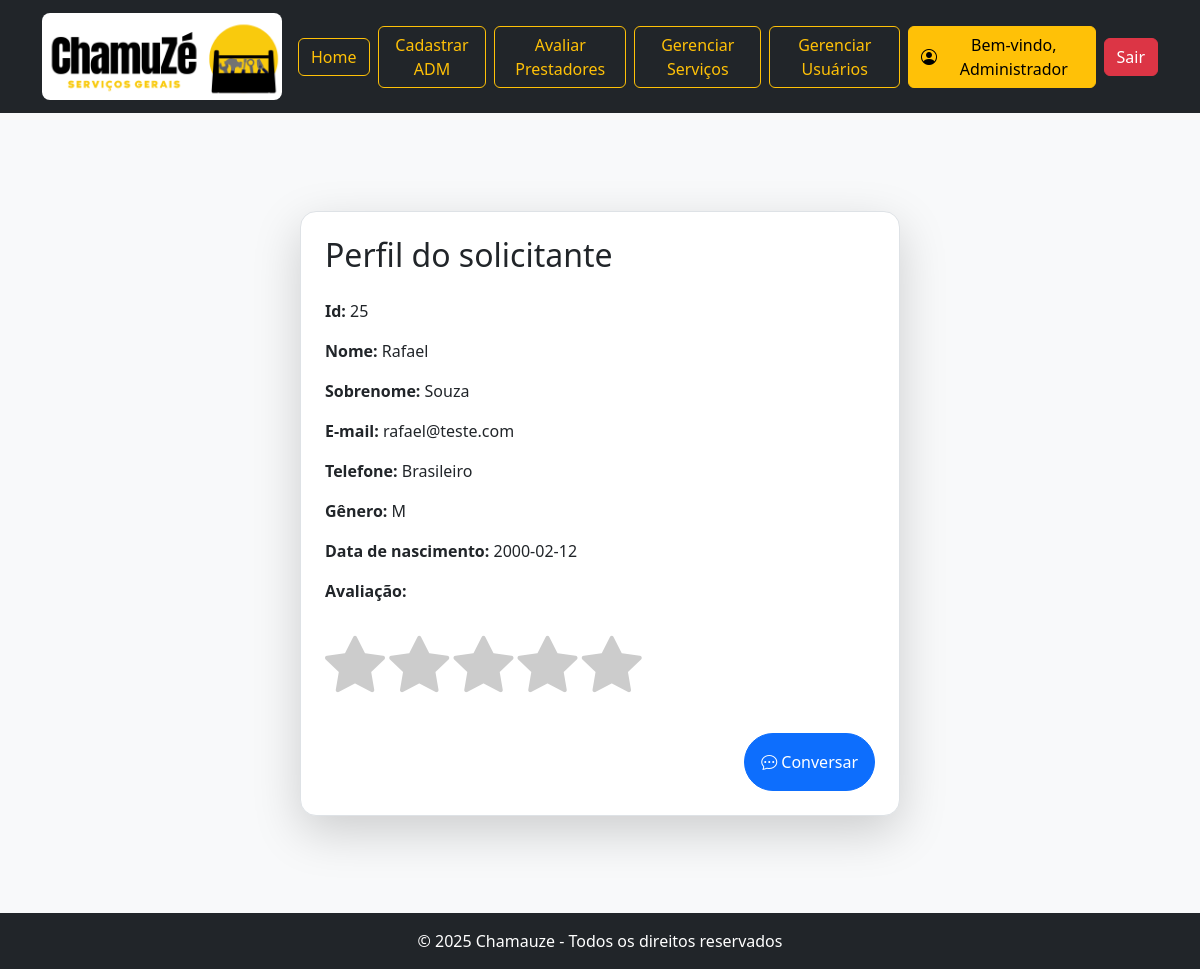
Screenshot of /solicitante/paginaSolicitante.php?id_solicitante=25 (signed in) with the database file from the repository.
### tables this page shows
CREATE TABLE `solicitante` (
  `id_solicitante` int(11) NOT NULL
);

CREATE TABLE `usuario` (
  `id_usuario` int(11) NOT NULL,
  `nome` varchar(100) NOT NULL,
  `sobrenome` varchar(150) NOT NULL,
  `email` varchar(150) NOT NULL,
  `senha` varchar(255) NOT NULL,
  `cpf` varchar(11) NOT NULL,
  `telefone` varchar(30) NOT NULL,
  `nacionalidade` varchar(50) NOT NULL,
  `data_nascimento` date NOT NULL,
  `nota_reputacao` decimal(3,2) NOT NULL,
  `genero` enum('F','M','O') NOT NULL,
  `tipo_perfil` enum('administrador','prestador','solicitante') NOT NULL
);

### helpers/biblioteca.php (called while the page is built, shortened)
<?php
$conexao = conectaDB();
function buscarSolicitanteNoBancoPeloId($id_solicitante){
    global $conexao;
    $sql = "SELECT * FROM usuario LEFT JOIN solicitante ON usuario.id_usuario = solicitante.id_solicitante WHERE id_usuario = ?";
    $stmt = $conexao->prepare($sql);
    $stmt->bind_param('i', $id_solicitante);
    $stmt->execute();
    $resultado = $stmt->get_result();
    return $resultado->fetch_assoc();
}
?>

### solicitante/paginaSolicitante.php (the view, shortened to what this page needs)
<?php
include "../helpers/biblioteca.php";
if (isset($_GET['id_solicitante'])) {
    $solicitante = buscarSolicitanteNoBancoPeloId($_GET['id_solicitante']);
}
?>
<!DOCTYPE html>
<html lang="pt-br">
<head>
    <link rel="stylesheet" href="../assets/css/estrelas.css">
    <link href="https://cdn.jsdelivr.net/npm/bootstrap@5.3.3/dist/css/bootstrap.min.css" rel="stylesheet">
    <link rel="stylesheet" href="../assets/css/estilo.css">
    <link rel="stylesheet" href="https://cdn.jsdelivr.net/npm/bootstrap-icons/font/bootstrap-icons.css">
</head>
<body>
    <main class="min-vh-100 d-flex align-items-center justify-content-center bg-light">
        <div class="col-md-6 shadow-lg p-4 bg-white rounded-4 border">
            <div class="d-flex align-items-center mb-4">
                <h2 class="m-0">Perfil do solicitante</h2>
            </div>
            <p><strong>Id:</strong> <?= $solicitante['id_solicitante'] ?></p>
            <p><strong>Nome:</strong> <?= $solicitante['nome'] ?></p>
            <p><strong>Sobrenome:</strong> <?= $solicitante['sobrenome'] ?></p>
            <p><strong>E-mail:</strong> <?= $solicitante['email'] ?></p>
            <p><strong>Telefone:</strong> <?= $solicitante['telefone'] ?></p>
            <p><strong>Gênero:</strong> <?= $solicitante['genero'] ?></p>
            <p><strong>Data de nascimento:</strong> <?= $solicitante['data_nascimento'] ?></p>
            <p><strong>Avaliação:</strong></p>
            <div>
                <?php
                if ($solicitante['nota_reputacao'] <= 0) {
                    echo "<div>
                    <i class='bi bi-star-fill estrela-avaliacao-vazia'></i>
                    <i class='bi bi-star-fill estrela-avaliacao-vazia'></i>
                    <i class='bi bi-star-fill estrela-avaliacao-vazia'></i>
                    <i class='bi bi-star-fill estrela-avaliacao-vazia'></i>
                    <i class='bi bi-star-fill estrela-avaliacao-vazia'></i>
                    </div>";
                } else if ($solicitante['nota_reputacao'] <= 1.5) {
                    echo "<div>
                    <i class='bi bi-star-fill estrela-avaliacao-preenchida'></i>
                    <i class='bi bi-star-fill estrela-avaliacao-vazia'></i>
                    <i class='bi bi-star-fill estrela-avaliacao-vazia'></i>
                    <i class='bi bi-star-fill estrela-avaliacao-vazia'></i>
                    <i class='bi bi-star-fill estrela-avaliacao-vazia'></i>
                    </div>";
                } else if ($solicitante['nota_reputacao'] <= 2.5) {
                    echo "<div>
                    <i class='bi bi-star-fill estrela-avaliacao-preenchida'></i>
                    <i class='bi bi-star-fill estrela-avaliacao-preenchida'></i>
                    <i class='bi bi-star-fill estrela-avaliacao-vazia'></i>
                    <i class='bi bi-star-fill estrela-avaliacao-vazia'></i>
                    <i class='bi bi-star-fill estrela-avaliacao-vazia'></i>
                    </div>";
                } else if ($solicitante['nota_reputacao'] <= 3.5) {
                    echo "<div>
                    <i class='bi bi-star-fill estrela-avaliacao-preenchida'></i>
                    <i class='bi bi-star-fill estrela-avaliacao-preenchida'></i>
                    <i class='bi bi-star-fill estrela-avaliacao-preenchida'></i>
                    <i class='bi bi-star-fill estrela-avaliacao-vazia'></i>
                    <i class='bi bi-star-fill estrela-avaliacao-vazia'></i>
                    </div>";
                } else if ($solicitante['nota_reputacao'] <= 4.5) {
                    echo "<div>
                    <i class='bi bi-star-fill estrela-avaliacao-preenchida'></i>
                    <i class='bi bi-star-fill estrela-avaliacao-preenchida'></i>
                    <i class='bi bi-star-fill estrela-avaliacao-preenchida'></i>
                    <i class='bi bi-star-fill estrela-avaliacao-preenchida'></i>
                    <i class='bi bi-star-fill estrela-avaliacao-vazia'></i>
                    </div>";
                }
                ?>
            </div>
            <form action="../config/chat.php" class="mt-4 text-end" method="GET">
                <button class="btn btn-primary rounded-pill p-3">
                    <i class="bi bi-chat-dots"></i> Conversar
                </button>
            </form>
        </div>
    </main>
    <?php include "../footer.php"; ?>
</body>
</html>

### assets/css/estrelas.css (style rules this page uses)
.estrela-avaliacao-vazia { font-size: 60px; color:#CCC; }

### rows the page displays
solicitante: id_solicitante "25", id_solicitante.nome "Rafael", id_solicitante.sobrenome "Souza", id_solicitante.email "rafael@teste.com", id_solicitante.telefone "Brasileiro", id_solicitante.genero "M", id_solicitante.data_nascimento "2000-02-12"

### other values shown
$nomeUsuario "Administrador"
